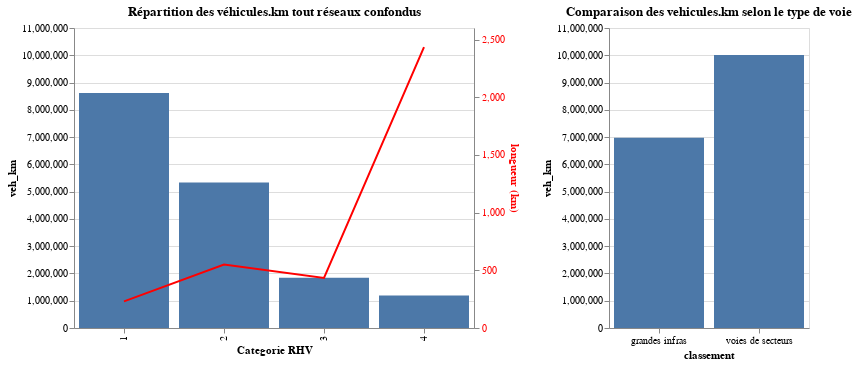

Source (notebook cell):
### Code cell
#graphique de répartition des véhicules km par categories
((alt.Chart(donnees_generales.reset_index()).mark_bar().encode(x='cat_rhv_simplifiee', y=alt.Y('veh_km', scale=alt.Scale(domain=[0,11000000]))) +
alt.Chart(donnees_generales.reset_index()).mark_line(color='red').encode(
    x=alt.X('cat_rhv_simplifiee', title= 'Categorie RHV'), 
    y=alt.Y('longueur',title='longueur (km)',axis=alt.Axis(labelColor='red',titleColor='red')))).resolve_scale(y='independent').properties(
    title='Répartition des véhicules.km tout réseaux confondus', width=400) | 
 alt.Chart(pd.concat([stat_secteurs.sum().reset_index().assign(classement='voies de secteurs'),
                     grandes_infras.sum().reset_index().assign(classement='grandes infras')]).rename(columns={0:'veh_km'}).drop(1)).mark_bar().encode(
    x=alt.X('classement', axis=alt.Axis(labelAngle=0)), 
    y='veh_km').properties(title='Comparaison des vehicules.km selon le type de voie', width=200)).resolve_scale(y='shared')

### Figure 1 — Vega-Lite specification as saved in the notebook (floating-point values rounded to 4 significant figures)
{"config": {"view": {"continuousWidth": 400, "continuousHeight": 300}}, "hconcat": [{"layer": [{"data": {"name": "data-f0c7c327cd00556b6b225bfed787a8ac"}, "mark": "bar", "encoding": {"x": {"type": "nominal", "field": "cat_rhv_simplifiee"}, "y": {"type": "quantitative", "field": "veh_km", "scale": {"domain": [0, 11000000]}}}}, {"data": {"name": "data-f0c7c327cd00556b6b225bfed787a8ac"}, "mark": {"type": "line", "color": "red"}, "encoding": {"x": {"type": "nominal", "field": "cat_rhv_simplifiee", "title": "Categorie RHV"}, "y": {"type": "quantitative", "axis": {"labelColor": "red", "titleColor": "red"}, "field": "longueur", "title": "longueur (km)"}}}], "resolve": {"scale": {"y": "independent"}}, "title": "Répartition des véhicules.km tout réseaux confondus", "width": 400}, {"data": {"name": "data-8bcd7d3446b8742c9a8e50176989e692"}, "mark": "bar", "encoding": {"x": {"type": "nominal", "axis": {"labelAngle": 0}, "field": "classement"}, "y": {"type": "quantitative", "field": "veh_km"}}, "title": "Comparaison des vehicules.km selon le type de voie", "width": 200}], "resolve": {"scale": {"y": "shared"}}, "$schema": "https://vega.github.io/schema/vega-lite/v4.8.1.json", "datasets": {"data-f0c7c327cd00556b6b225bfed787a8ac": [{"cat_rhv_simplifiee": "1", "veh_km": 8616000.0, "longueur": 230.2}, {"cat_rhv_simplifiee": "2", "veh_km": 5333000.0, "longueur": 550.2}, {"cat_rhv_simplifiee": "3", "veh_km": 1844000.0, "longueur": 434.3}, {"cat_rhv_simplifiee": "4", "veh_km": 1194000.0, "longueur": 2435.0}], "data-8bcd7d3446b8742c9a8e50176989e692": [{"index": "veh_km", "veh_km": 10010000.0, "classement": "voies de secteurs"}, {"index": "veh_km", "veh_km": 6980000.0, "classement": "grandes infras"}]}}
